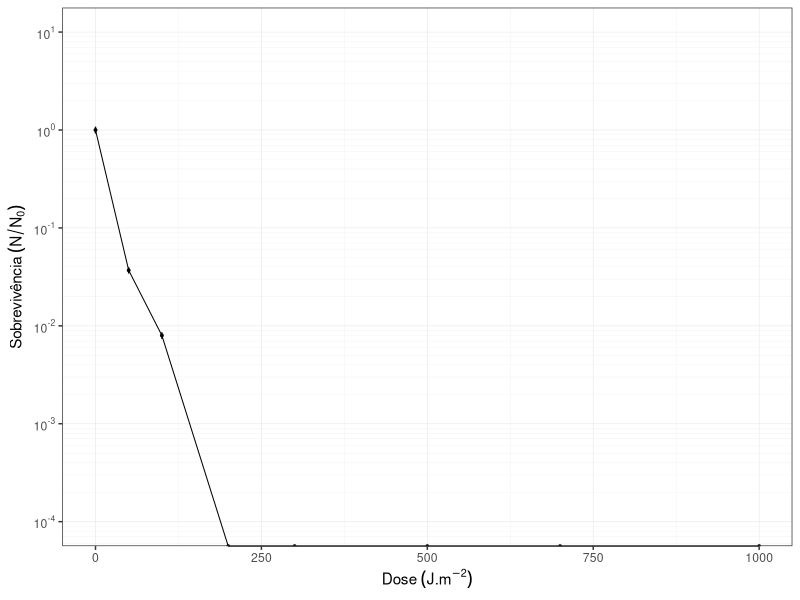
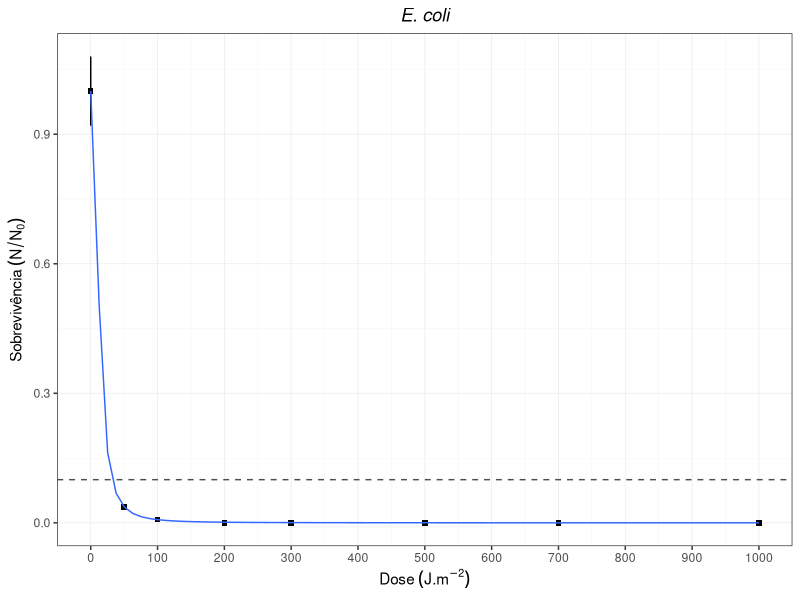
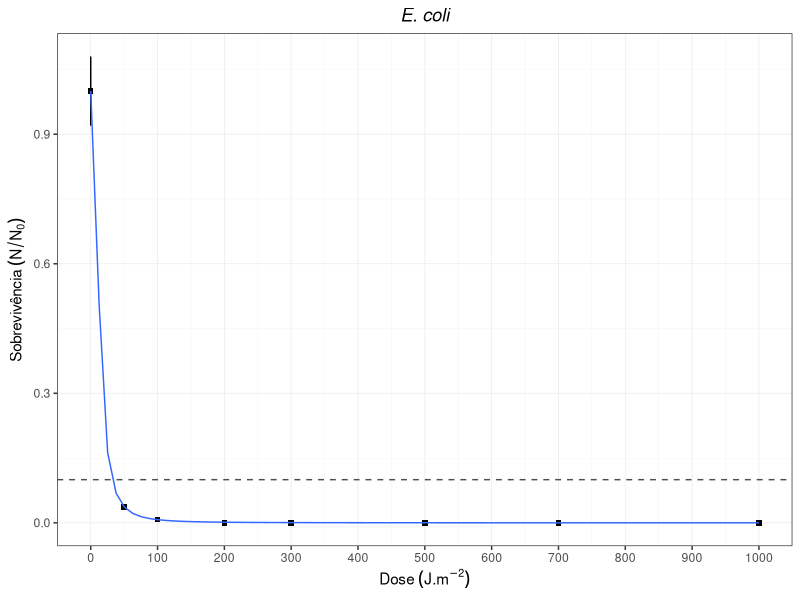

Generate these figures, in order, with R:
# Script para processamento do experimento Irradiação UVC D. radiodurans Líquido vs. Sólido
#REGRAS DE ENTRADA:
#*************ORDEM DAS COLUNAS: 1. Replicata | 2. Experimento | 3. Dose (em J/m2) | 4-6. UFC | 7. Fator de Diluição (deve chamar 'diluicao') **********************************
#Decimal é dado por vírgula
#Primeira linha é cabeçalho

#********** PACOTES **********
install.packages('ggplot2')   # Pacote para gráficos
library(ggplot2)
install.packages('matrixStats')   # Pacote para média e devio padrão de matrizes, no caso das gotas
library(matrixStats)
install.packages('MASS')    # Pacote necessário para a notação certa no eixo Y do gráfico
library(MASS)
install.packages('scales')    # Pacote para transformação em log10 do eixo y do gráfico
library(scales)
install.packages('dplyr')
library(dplyr)


#********** FUNÇÕES **********
# Função para média corrigida
calc_media_corrigida <- function(data, col_indices) {   # col_indices -> numero de gotas (ou seja, de colunas de ufc)
  ufc <- as.matrix(data[, col_indices]) #vou pegar só as colunas de ufc
  media_ufc <- rowMeans(ufc, na.rm = TRUE)
  media_corrigida <- media_ufc * data$diluicao * 100 #multiplico por 100 no final pq quero o resultado em ml
  return(media_corrigida)
}

# Função para calcular erro associado a média corrigida
calc_erro_medcor <- function(data, col_indices) {     # col_indices -> numero de gotas (ou seja, de colunas de ufc)
  ufc <- as.matrix(data[, col_indices])
  sd <- rowSds(ufc, na.rm = TRUE)
  n <- rowSums(!is.na(ufc))
  se <- sd / sqrt(n)
  erro <- (data$diluicao)*se*100      # Multiplico por 100 no final pq quero o resultado em ml
  return(erro)
}

log10_minor_break = function (...){
  function(x) {
    minx         = floor(min(log10(x), na.rm=T))-1;
    maxx         = ceiling(max(log10(x), na.rm=T))+1;
    n_major      = maxx-minx+1;
    major_breaks = seq(minx, maxx, by=1)
    minor_breaks =
      rep(log10(seq(1, 9, by=1)), times = n_major)+
      rep(major_breaks, each = 9)
    return(10^(minor_breaks))
  }
}

#********** LEITURA **********
dados <- read.table("Ecoli_UVC.tsv", sep='\t', dec=',', quote='', header=TRUE, fill=TRUE)

#********** PROCESSAMENTO **********
col_indices <- c(3, 4, 5)

mc <- calc_media_corrigida(dados, col_indices)
erro_mc <- calc_erro_medcor(dados, col_indices)

tab_media <- cbind.data.frame(dados, mc, erro_mc)
tab0 <- filter(tab_media, Dose=='0')

media0 <- rep(tab0$mc, each=8)
erro0 <- rep(tab0$erro_mc, each=8)
sob <- mc/media0
sob <- trunc(sob*10^4)/10^4
erro_sob <- sqrt((sob^2) * (((erro_mc / mc)^2) + ((erro0 / media0)^2)))
tab_total <- cbind.data.frame(tab_media, sob, erro_sob)

rep1 <- filter(tab_total, Replicata=='1')
rep2 <- filter(tab_total, Replicata=='2')
rep3 <- filter(tab_total, Replicata=='3')
rep4 <- filter(tab_total, Replicata=='4')

media_rep <- rowMeans(cbind(rep1$sob, rep2$sob, rep3$sob, rep4$sob), na.rm = TRUE)
erro_rep <- sqrt(rowSums(cbind((1/4*rep1$erro_sob)^2, (1/4*rep2$erro_sob)^2, (1/4*rep3$erro_sob)^2, (1/4*rep4$erro_sob)^2), na.rm = TRUE))

tabgraf <- cbind.data.frame(rep1$Dose, media_rep, erro_rep)
colnames(tabgraf) <- c('Dose', 'sob', 'erro')

graf_sob<- ggplot(tabgraf, aes(x=Dose, y=sob)) +
    geom_point(size=.65)+   # Coloca as bolinhas
    geom_line(linewidth=.35)+   # Coloca as linhas
    geom_errorbar(aes(ymin=sob-erro, ymax=sob+erro), width=0.15, size=.5)+    # Coloca as barras de erro
    theme_bw()+   # Muda a aparência para o tema certo
    xlab(bquote("Dose"~(J.m^-2)))+    # Coloca o nome do eixo x
    ylab(bquote("Sobrevivência"~(N/N[0])))+    # Coloca o nome do eixo y
    theme(
      panel.grid.major = element_line(size=.25),   # Define largura da linha maior do grid interno no gráfico
      panel.grid.minor = element_line(size=.1),   # Define largura da linha menor do grid interno do gráfico
      legend.position='none')+    # Retira a legenda
    scale_y_log10(limits = c(1e-4,10),   # Transforma o eixo y em log10 com limiter de 1 a 10^-5
                  labels = trans_format("log10", math_format(10^.x)),
                   breaks = trans_breaks("log10", function(x) 10^x, n=4),
                   minor_breaks=log10_minor_break())
graf_sob

#********** FITTING **********
x <- c(0, 50, 100, 200, 300, 500, 700, 1000)
f <- 0
fit_ecoli <- nls(media_rep ~ (1+f*x)/(1+(9+10*f*LD10)*exp(n*log(x/LD10))),
			        start = list(LD10 = 30, n = 2))
summary(fit_ecoli)
fit_ld1_ecoli <- nls(media_rep ~ (1+f*x)/(1+(99+100*f*LD1)*exp(n*log(x/LD1))),
			        start = list(LD1 = 90, n = 2))
summary(fit_ld1_ecoli)

graf_fit_ecoli<- ggplot(tabgraf, aes(x=Dose, y=sob)) +
    geom_point(shape=15, size=1.5)+   # Coloca as bolinhas
    geom_errorbar(aes(ymin=sob-erro, ymax=sob+erro), width=0.15, size=.5)+    # Coloca as barras de erro
    geom_smooth(method='nls', data=tabgraf,
                formula = y ~ (1+f*x)/(1+(9+10*f*LD10)*exp(n*log(x/LD10))),
                se=FALSE,
                method.args = list(start = list(LD10 = 90, n = 2)), linewidth=.5)+
    theme_bw()+   # Muda a aparência para o tema certo
    geom_hline(yintercept=.1, linetype='dashed', color= 'grey30')+
    xlab(bquote("Dose"~(J.m^-2)))+    # Coloca o nome do eixo x
    ylab(bquote("Sobrevivência"~(N/N[0])))+    # Coloca o nome do eixo y
    ggtitle('E. coli')+
    theme(
      panel.grid.major = element_line(size=.25),   # Define largura da linha maior do grid interno no gráfico
      panel.grid.minor = element_line(size=.1),   # Define largura da linha menor do grid interno do gráfico
      legend.position='none',
      plot.title = element_text(hjust = 0.5, face='italic'))+
    scale_x_continuous(breaks=c(0, 100, 200, 300, 400, 500, 600, 700, 800, 900, 1000))
graf_fit_ecoli
ggsave('fit_ecoli.png', graf_fit_ecoli, device='png', unit='cm', width = 12, height = 10, dpi=300)
